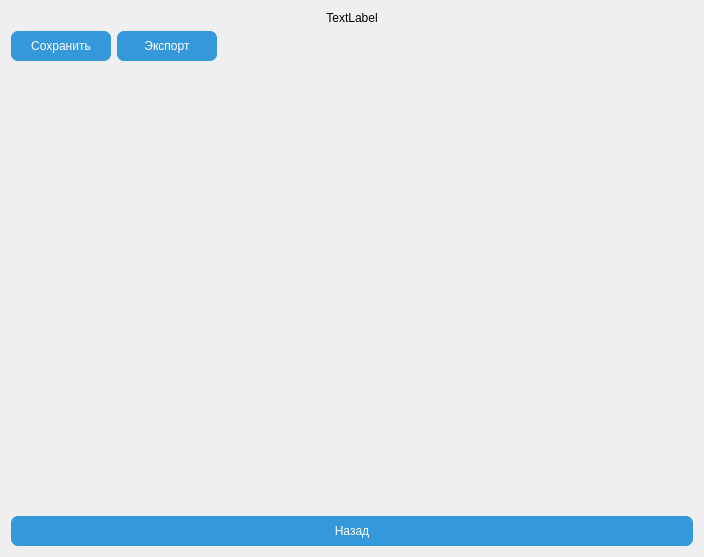
<?xml version="1.0" encoding="UTF-8"?>
<ui version="4.0">
 <class>Journal</class>
 <widget class="QWidget" name="Journal">
  <property name="geometry">
   <rect>
    <x>0</x>
    <y>0</y>
    <width>704</width>
    <height>557</height>
   </rect>
  </property>
  <property name="windowTitle">
   <string>Form</string>
  </property>
  <layout class="QVBoxLayout" name="verticalLayout">
   <item>
    <widget class="QLabel" name="current_subject">
     <property name="text">
      <string>TextLabel</string>
     </property>
     <property name="alignment">
      <set>Qt::AlignCenter</set>
     </property>
    </widget>
   </item>
   <item>
    <layout class="QHBoxLayout" name="horizontalLayout">
     <item>
      <widget class="QPushButton" name="save">
       <property name="minimumSize">
        <size>
         <width>0</width>
         <height>30</height>
        </size>
       </property>
       <property name="styleSheet">
        <string notr="true">QPushButton {
    background: none repeat scroll 0 0 #3498db;
    border: 0 none;
    color: white;
    width: 100%;
    border-radius: 7px;
}

QPushButton:hover {
    border: 2px solid gray;
}</string>
       </property>
       <property name="text">
        <string>Сохранить</string>
       </property>
      </widget>
     </item>
     <item>
      <widget class="QPushButton" name="pushButton">
       <property name="minimumSize">
        <size>
         <width>0</width>
         <height>30</height>
        </size>
       </property>
       <property name="styleSheet">
        <string notr="true">QPushButton {
    background: none repeat scroll 0 0 #3498db;
    border: 0 none;
    color: white;
    width: 100%;
    border-radius: 7px;
}

QPushButton:hover {
    border: 2px solid gray;
}</string>
       </property>
       <property name="text">
        <string>Экспорт</string>
       </property>
      </widget>
     </item>
     <item>
      <spacer name="horizontalSpacer">
       <property name="orientation">
        <enum>Qt::Horizontal</enum>
       </property>
       <property name="sizeHint" stdset="0">
        <size>
         <width>40</width>
         <height>20</height>
        </size>
       </property>
      </spacer>
     </item>
    </layout>
   </item>
   <item>
    <widget class="JournalTableWidget" name="journal">
     <property name="styleSheet">
      <string notr="true">background-color: transparent;</string>
     </property>
    </widget>
   </item>
   <item>
    <widget class="QPushButton" name="go_back">
     <property name="minimumSize">
      <size>
       <width>0</width>
       <height>30</height>
      </size>
     </property>
     <property name="styleSheet">
      <string notr="true">QPushButton {
    background: none repeat scroll 0 0 #3498db;
    border: 0 none;
    color: white;
    width: 100%;
    border-radius: 7px;
}

QPushButton:hover {
    border: 2px solid gray;
}</string>
     </property>
     <property name="text">
      <string>Назад</string>
     </property>
    </widget>
   </item>
  </layout>
 </widget>
 <customwidgets>
  <customwidget>
   <class>JournalTableWidget</class>
   <extends>QTableWidget</extends>
   <header>tables_stuff/journaltablewidget.h</header>
  </customwidget>
 </customwidgets>
 <resources/>
 <connections/>
</ui>
